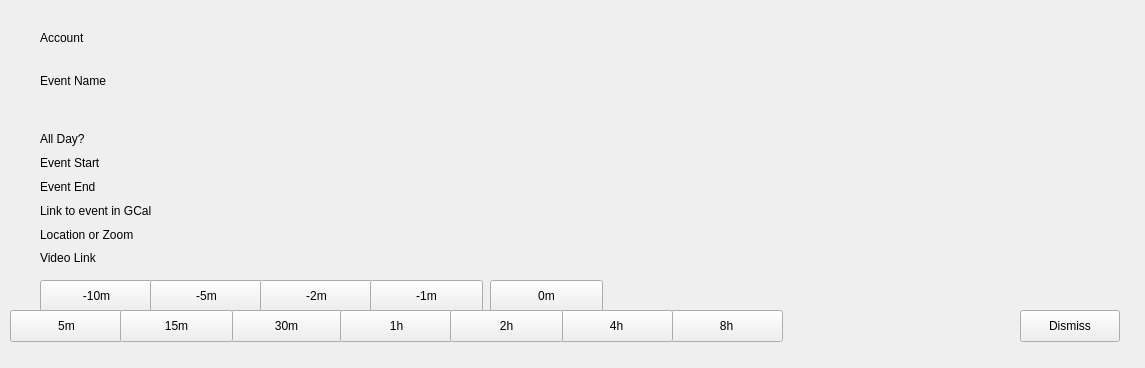
<?xml version="1.0" encoding="UTF-8"?>
<ui version="4.0">
 <class>w_event</class>
 <widget class="QWidget" name="w_event">
  <property name="enabled">
   <bool>true</bool>
  </property>
  <property name="geometry">
   <rect>
    <x>0</x>
    <y>0</y>
    <width>1145</width>
    <height>368</height>
   </rect>
  </property>
  <property name="windowTitle">
   <string>Event Name</string>
  </property>
  <widget class="QLabel" name="l_event_name">
   <property name="geometry">
    <rect>
     <x>40</x>
     <y>50</y>
     <width>1051</width>
     <height>61</height>
    </rect>
   </property>
   <property name="text">
    <string>Event Name</string>
   </property>
   <property name="textFormat">
    <enum>Qt::MarkdownText</enum>
   </property>
   <property name="wordWrap">
    <bool>true</bool>
   </property>
   <property name="openExternalLinks">
    <bool>true</bool>
   </property>
  </widget>
  <widget class="QPushButton" name="pb_dismiss">
   <property name="geometry">
    <rect>
     <x>1020</x>
     <y>310</y>
     <width>100</width>
     <height>32</height>
    </rect>
   </property>
   <property name="text">
    <string>Dismiss</string>
   </property>
  </widget>
  <widget class="QWidget" name="layoutWidget">
   <property name="geometry">
    <rect>
     <x>40</x>
     <y>130</y>
     <width>811</width>
     <height>114</height>
    </rect>
   </property>
   <layout class="QVBoxLayout" name="verticalLayout">
    <item>
     <widget class="QLabel" name="l_all_day">
      <property name="text">
       <string>All Day?</string>
      </property>
     </widget>
    </item>
    <item>
     <widget class="QLabel" name="l_event_start">
      <property name="text">
       <string>Event Start</string>
      </property>
     </widget>
    </item>
    <item>
     <widget class="QLabel" name="l_event_end">
      <property name="text">
       <string>Event End</string>
      </property>
     </widget>
    </item>
    <item>
     <widget class="QLabel" name="l_event_link">
      <property name="text">
       <string>Link to event in GCal</string>
      </property>
      <property name="openExternalLinks">
       <bool>true</bool>
      </property>
     </widget>
    </item>
    <item>
     <widget class="QLabel" name="l_location_or_video_link">
      <property name="text">
       <string>Location or Zoom</string>
      </property>
     </widget>
    </item>
   </layout>
  </widget>
  <widget class="QPushButton" name="pb_m10m">
   <property name="geometry">
    <rect>
     <x>40</x>
     <y>280</y>
     <width>113</width>
     <height>32</height>
    </rect>
   </property>
   <property name="text">
    <string>-10m</string>
   </property>
  </widget>
  <widget class="QPushButton" name="pb_m5m">
   <property name="geometry">
    <rect>
     <x>150</x>
     <y>280</y>
     <width>113</width>
     <height>32</height>
    </rect>
   </property>
   <property name="text">
    <string>-5m</string>
   </property>
  </widget>
  <widget class="QPushButton" name="pb_m2m">
   <property name="geometry">
    <rect>
     <x>260</x>
     <y>280</y>
     <width>113</width>
     <height>32</height>
    </rect>
   </property>
   <property name="text">
    <string>-2m</string>
   </property>
  </widget>
  <widget class="QPushButton" name="pb_m1m">
   <property name="geometry">
    <rect>
     <x>370</x>
     <y>280</y>
     <width>113</width>
     <height>32</height>
    </rect>
   </property>
   <property name="text">
    <string>-1m</string>
   </property>
  </widget>
  <widget class="QPushButton" name="pb_0m">
   <property name="geometry">
    <rect>
     <x>490</x>
     <y>280</y>
     <width>113</width>
     <height>32</height>
    </rect>
   </property>
   <property name="text">
    <string>0m</string>
   </property>
  </widget>
  <widget class="QPushButton" name="pb_30m">
   <property name="geometry">
    <rect>
     <x>230</x>
     <y>310</y>
     <width>113</width>
     <height>32</height>
    </rect>
   </property>
   <property name="text">
    <string>30m</string>
   </property>
  </widget>
  <widget class="QPushButton" name="pb_5m">
   <property name="geometry">
    <rect>
     <x>10</x>
     <y>310</y>
     <width>113</width>
     <height>32</height>
    </rect>
   </property>
   <property name="text">
    <string>5m</string>
   </property>
  </widget>
  <widget class="QPushButton" name="pb_15m">
   <property name="geometry">
    <rect>
     <x>120</x>
     <y>310</y>
     <width>113</width>
     <height>32</height>
    </rect>
   </property>
   <property name="text">
    <string>15m</string>
   </property>
  </widget>
  <widget class="QPushButton" name="pb_1h">
   <property name="geometry">
    <rect>
     <x>340</x>
     <y>310</y>
     <width>113</width>
     <height>32</height>
    </rect>
   </property>
   <property name="text">
    <string>1h</string>
   </property>
  </widget>
  <widget class="QPushButton" name="pb_8h">
   <property name="geometry">
    <rect>
     <x>670</x>
     <y>310</y>
     <width>113</width>
     <height>32</height>
    </rect>
   </property>
   <property name="text">
    <string>8h</string>
   </property>
  </widget>
  <widget class="QPushButton" name="pb_4h">
   <property name="geometry">
    <rect>
     <x>560</x>
     <y>310</y>
     <width>113</width>
     <height>32</height>
    </rect>
   </property>
   <property name="text">
    <string>4h</string>
   </property>
  </widget>
  <widget class="QPushButton" name="pb_2h">
   <property name="geometry">
    <rect>
     <x>450</x>
     <y>310</y>
     <width>113</width>
     <height>32</height>
    </rect>
   </property>
   <property name="text">
    <string>2h</string>
   </property>
  </widget>
  <widget class="QLabel" name="l_account">
   <property name="geometry">
    <rect>
     <x>40</x>
     <y>30</y>
     <width>191</width>
     <height>16</height>
    </rect>
   </property>
   <property name="text">
    <string>Account</string>
   </property>
  </widget>
  <widget class="QLabel" name="l_video_link">
   <property name="geometry">
    <rect>
     <x>40</x>
     <y>250</y>
     <width>801</width>
     <height>16</height>
    </rect>
   </property>
   <property name="text">
    <string>Video Link</string>
   </property>
  </widget>
 </widget>
 <resources/>
 <connections/>
 <slots>
  <slot>clickedZoom()</slot>
 </slots>
</ui>
